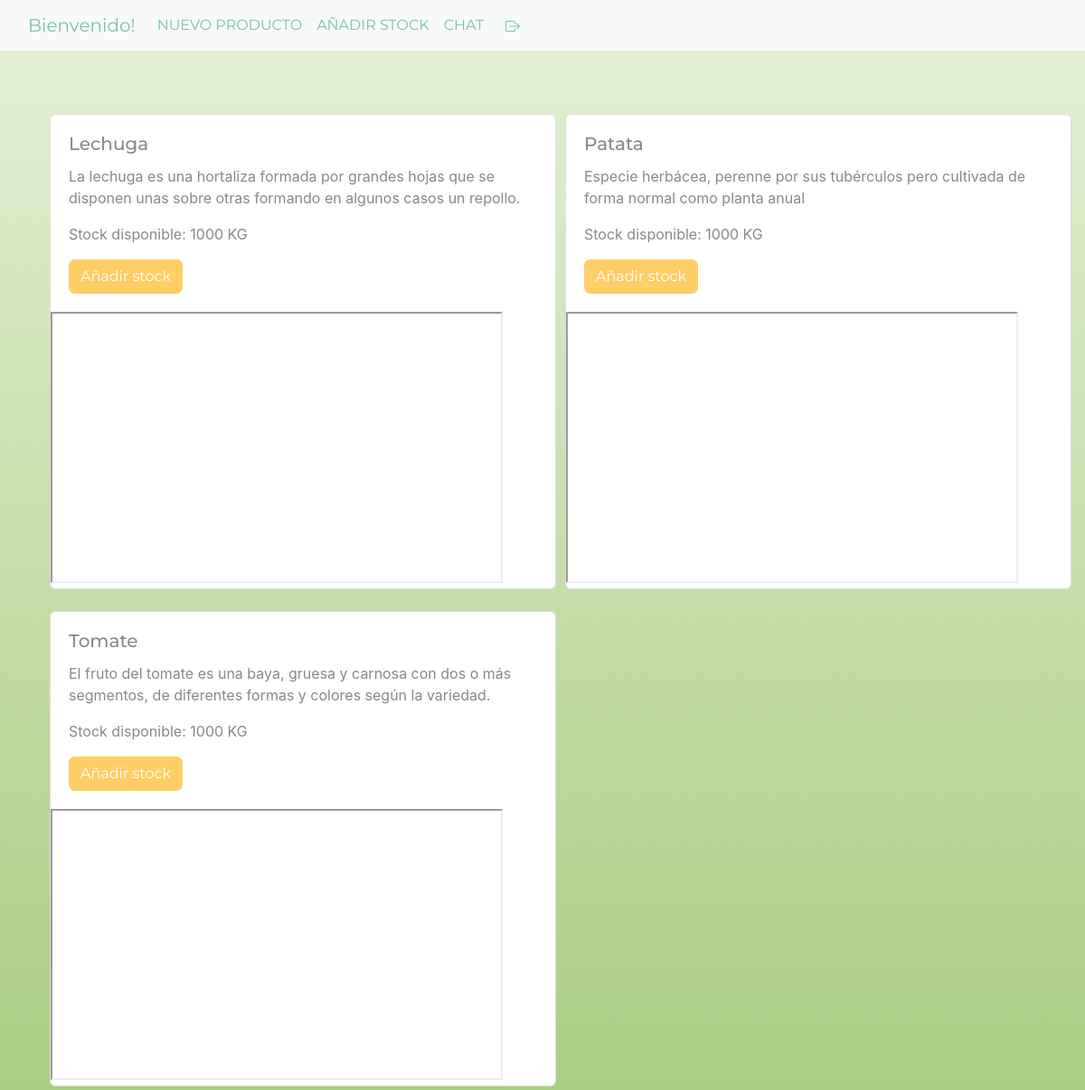
/stock/3, run on the app's committed database.
### models.py (models this page shows, shortened)
class Productos(db.Base):
    __tablename__ = "productos"
    idProducto = Column(Integer, primary_key=True, autoincrement=True, nullable=False)
    nombre = Column(String, nullable=False)
    descripcion = Column(String, nullable=False)
    precio = Column(Integer, nullable=False)
    stock = Column(Integer, nullable=False)
    ID_relacionadoProducto = Column(Integer, ForeignKey(Usuarios.idUser))

### main.py (the view)
@app.route('/stock/<idUser>', methods=["POST", "GET"])
def stock(idUser):
    conexion = sqlite3.connect("database/huerto.db")
    cursor = conexion.cursor()
    cursor.execute(f"SELECT * FROM productos WHERE ID_relacionadoProducto ='{idUser}' ")
    fullProductos = cursor.fetchall()
    fullProductos=sorted(fullProductos, key=lambda x: x[1])
    usuario = db.session.query(Usuarios).filter_by(idUser=idUser).first()
    mBadge = mostrarBadge(idUser)
    return render_template("stock.html", usuario=usuario, listaStock=fullProductos, mBadge=mBadge)

### main.py (called while the page is built)
def mostrarBadge(idUser):
    conexion = sqlite3.connect("database/huerto.db")
    cursor = conexion.cursor()
    cursor.execute(f"SELECT * FROM productos WHERE ID_relacionadoProducto ='{idUser}' ")
    todos = cursor.fetchall()
    mostrar_badge = True
    for item in todos:
        if item[4] < 11:
            mostrar_badge = False
            return mostrar_badge
    return mostrar_badge

### templates/stock.html (shortened to what this page needs)
<!DOCTYPE html>
<html lang="en" xmlns="http://www.w3.org/1999/html">
<head>
    <link rel="stylesheet" href="{{ url_for('static', filename='cliente.css') }}">
    <link rel="stylesheet" href="https://cdn.jsdelivr.net/npm/bootswatch@4.5.2/dist/minty/bootstrap.min.css">
</head>
<body>
    <nav class="navbar navbar-expand-lg bg-light">
      <div class="container-fluid">
        <a class="navbar-brand" href="#">Bienvenido!</a>
        <div class="collapse navbar-collapse" id="navbarSupportedContent">
          <ul class="navbar-nav me-auto mb-2 mb-lg-0">
            <li class="nav-item">
              <a class="nav-link active" aria-current="page" href="/redirigirProducto/{{usuario.idUser}}">NUEVO PRODUCTO</a>
            </li>
            <li class="nav-item">
              <a class="nav-link active" href="/stock/{{usuario.idUser}}">AÑADIR STOCK
              </a>
            </li>
            <li class="nav-item">
              <a class="nav-link active" href="/chats/{{usuario.idUser}}/2">CHAT</a>
            </li>
          </ul>
            <a class="nav-link active" onclick="window.modal10.showModal();" >
            </a>
        </div>
      </div>
    </nav>
    <div class="container">
        <div class="row">
            {% if listaStock|length == 0:%}
            <div class="col-6">
                <div class="my-1">
                    <div class="card">
                      <div class="card-header">
                        No hay productos?
                      </div>
                      <div class="card-body">
                        <h5 class="card-title">Empieza a añadir y vender tu mercancia!</h5>
                        <p class="card-text">Ahora mismo no estas compartiendo con los clientes los productos de tu granja!<!--
                         --> No esperes mas, presiona el boton de abajo y comienza a ganar dinero mientras acercas productos locales a todos!</p>
                        <a href="/redirigirProducto/{{usuario.idUser}}" class="btn btn-primary">Añadir tu primer producto!</a>
                      </div>
                    </div>
                </div>
            </div>
            {% else %}
            {% for producto in listaStock: %}
            <div class="col-6">
                <div class="my-1">
                    <div class="{% if producto[5] < 11 %}card text-bg-danger{% else %}card{% endif %}" style="width: 35rem;">
                        <div class="card-body">
                            <h5 class="card-title"> {{ producto[1] }}</h5>
                            <p class="card-text"> {{ producto[2] }}</p>
                            <p class="card-text"> Stock disponible: {{producto[4]}} KG</p>
                            <button class="btn btn-warning" onclick="window.modal1.showModal();mostrarValor(this);" id="modalStock" value="{{ producto[1] }}">Añadir stock</button>
                        </div>
                        <div>
                            <iframe src="{{ url_for('create_bar_chart', product=producto[1]) }}" width="500" height="300" frameborder="1"></iframe>
                        </div>
                    </div>
                </div>
            </div>
            {% endfor %}
            {% endif %}
        </div>
    </div>
</body>
</html>

### static/cliente.css (style rules this page uses)
html, body { min-height:100%; background: #E4F0D7; background: -webkit-linear-gradient(to top, #A9CE82, #E4F0D7); background: linear-gradient(to top, #A9CE82, #E4F0D7); }
li { list-style-type: none; }
.container { margin-top: 50px; }
.card { margin: 0 10px; margin-top: 20px; }

### data on the page
Productos: nombre "Lechuga", descripcion "La lechuga es una hortaliza formada por grandes hojas que se disponen unas sobre otras formando en algunos casos un repollo.", stock "1000"
Productos: nombre "Patata", descripcion "Especie herbácea, perenne por sus tubérculos pero cultivada de forma normal como planta anual", stock "1000"
Productos: nombre "Tomate", descripcion "El fruto del tomate es una baya, gruesa y carnosa con dos o más segmentos, de diferentes formas y colores según la variedad.", stock "1000"
